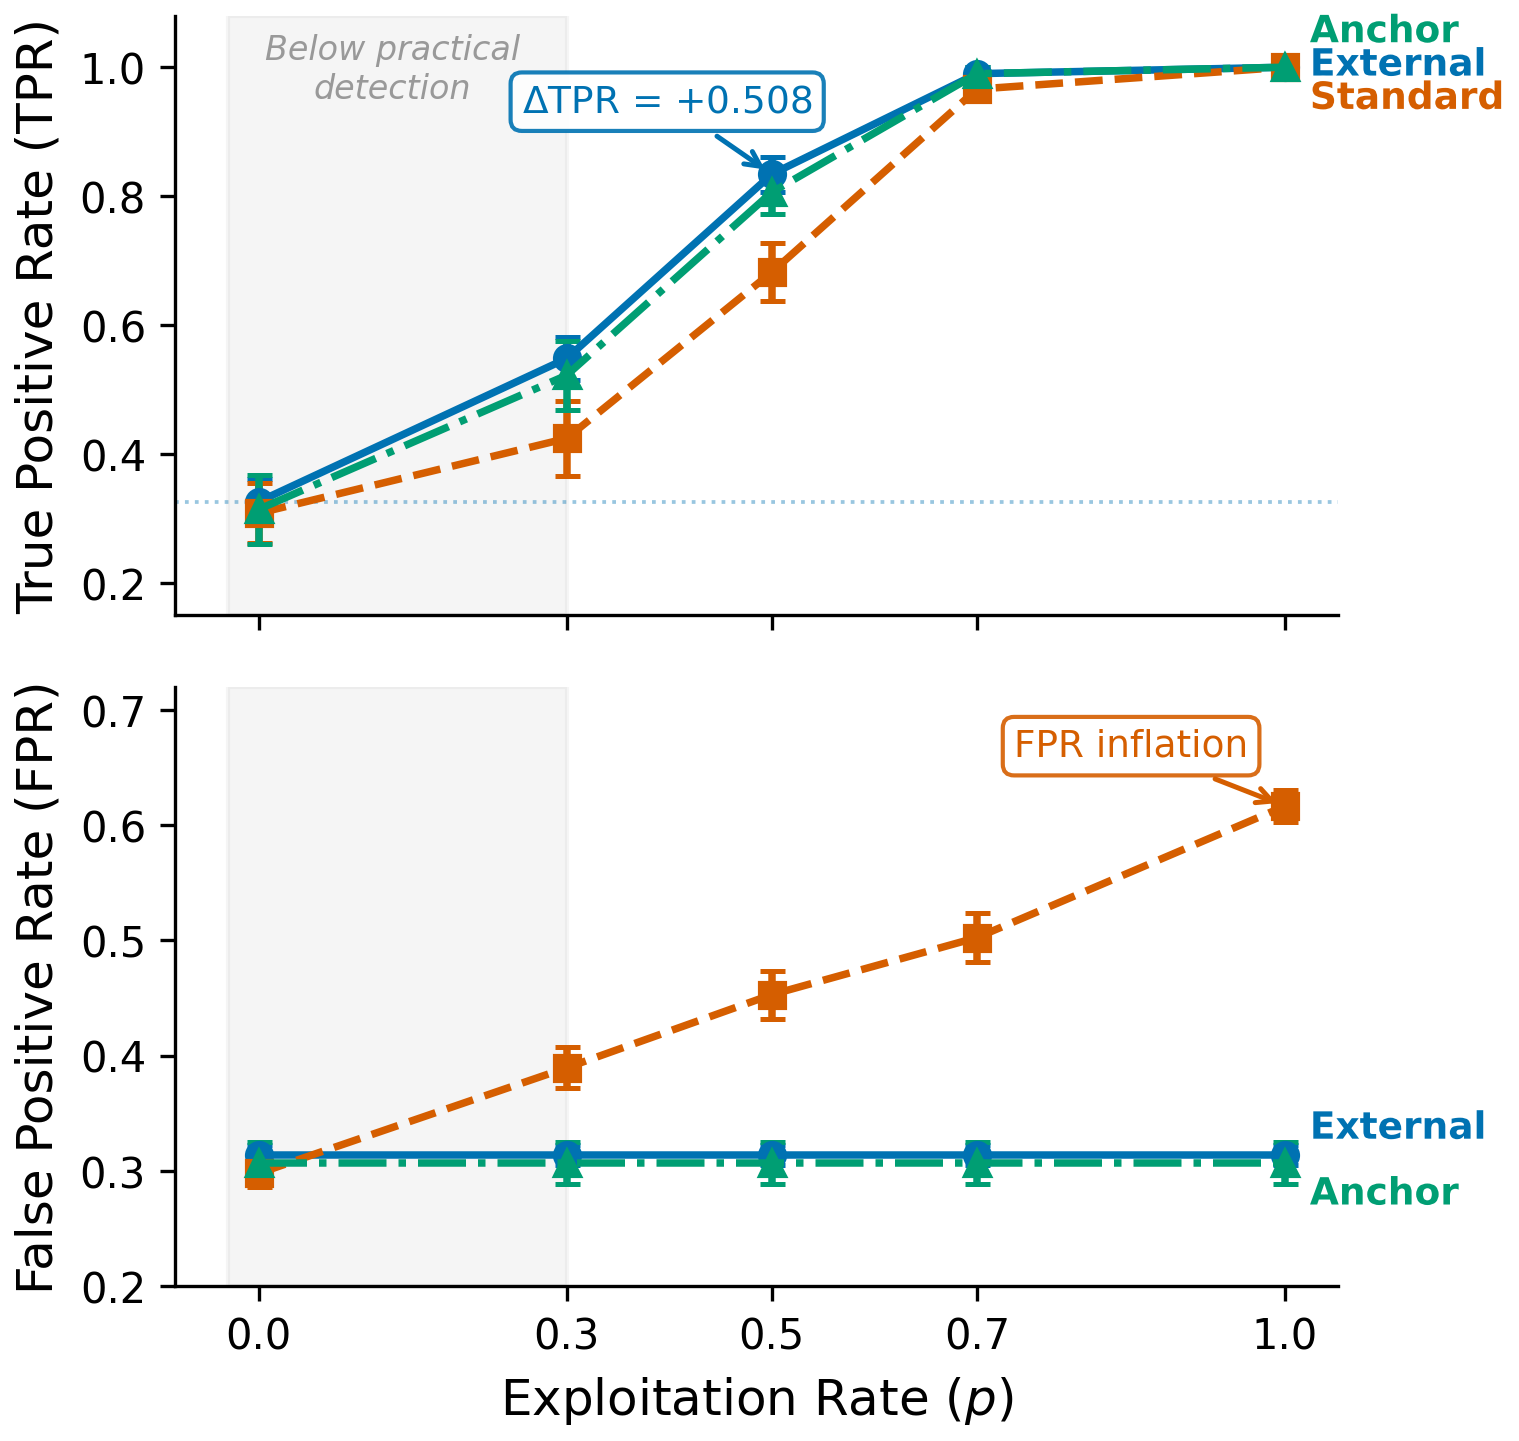

This figure's Python source:
import matplotlib
matplotlib.use('Agg')
import matplotlib.pyplot as plt
import matplotlib.patheffects as pe
import numpy as np
import pandas as pd

plt.rcParams.update({
    'font.family': 'DejaVu Sans',
    'font.size': 11,
    'axes.titlesize': 13,
    'axes.labelsize': 12,
    'xtick.labelsize': 10,
    'ytick.labelsize': 10,
    'legend.fontsize': 10,
    'figure.dpi': 300,
    'savefig.dpi': 300,
    'savefig.bbox': 'tight',
    'savefig.pad_inches': 0.05,
    'axes.spines.top': False,
    'axes.spines.right': False,
    'lines.linewidth': 1.8,
    'pdf.fonttype': 42,
    'ps.fonttype': 42,
})

COLORS = {
    'external': '#0072B2',
    'standard': '#D55E00',
    'anchor':   '#009E73',
}
MARKERS = {
    'external': 'o',
    'standard': 's',
    'anchor':   '^',
}
LINESTYLES = {
    'external': '-',
    'standard': '--',
    'anchor':   '-.',
}
LABELS = {
    'external': 'External',
    'standard': 'Standard',
    'anchor':   'Anchor',
}

data_path = '/home/ubuntu/.agent-ml-research-idea_gen_0520_2/projects/irt_equated_bench_regen/artifacts/plan_011_semi_synthetic_validation/data/dose_response_summary_779a18.csv'
df = pd.read_csv(data_path)
df = df[df['cohort_type'] == 'temporal'].copy()

fig, (ax_top, ax_bot) = plt.subplots(
    2, 1, figsize=(5, 5.5),
    gridspec_kw={'height_ratios': [1, 1]},
    sharex=True,
)
fig.subplots_adjust(hspace=0.12)

# --- Regime band: p < 0.3 "Below practical detection" ---
for ax in [ax_top, ax_bot]:
    ax.axvspan(-0.03, 0.3, alpha=0.08, color='#888888', zorder=0)
ax_top.text(0.13, 0.97, 'Below practical\ndetection', transform=ax_top.get_xaxis_transform(),
            va='top', ha='center', fontsize=8, color='#999999', fontstyle='italic')

# --- Top panel: TPR vs p ---
for variant in ['external', 'standard', 'anchor']:
    sub = df[df['mh_variant'] == variant].sort_values('p')
    ax_top.errorbar(
        sub['p'], sub['tpr_mean'], yerr=sub['tpr_std'],
        color=COLORS[variant], marker=MARKERS[variant], linestyle=LINESTYLES[variant],
        markersize=6, capsize=3, capthick=1.2, zorder=3,
    )

# Baseline dashed line for external at p=0
baseline_tpr = df[(df['mh_variant'] == 'external') & (df['p'] == 0.0)]['tpr_mean'].values[0]
ax_top.axhline(y=baseline_tpr, color=COLORS['external'], linestyle=':', linewidth=0.9, alpha=0.4, zorder=1)

# Direct labels at rightmost point (p=1.0)
for variant in ['external', 'standard', 'anchor']:
    sub = df[(df['mh_variant'] == variant) & (df['p'] == 1.0)]
    y_val = sub['tpr_mean'].values[0]
    offsets = {'external': (6, -2), 'standard': (6, -10), 'anchor': (6, 6)}
    ox, oy = offsets[variant]
    t = ax_top.annotate(
        LABELS[variant], (1.0, y_val), xytext=(ox, oy), textcoords='offset points',
        fontsize=9, color=COLORS[variant], fontweight='bold',
    )
    t.set_path_effects([pe.withStroke(linewidth=2.5, foreground='white')])

# Annotate ΔTPR at p=0.5 for external
ext_05 = df[(df['mh_variant'] == 'external') & (df['p'] == 0.5)]['tpr_mean'].values[0]
delta_tpr = ext_05 - baseline_tpr
ax_top.annotate(
    f'$\\Delta$TPR = +{delta_tpr:.3f}',
    xy=(0.5, ext_05), xytext=(-60, 15), textcoords='offset points',
    fontsize=9, color=COLORS['external'],
    arrowprops=dict(arrowstyle='->', color=COLORS['external'], lw=1.2),
    bbox=dict(boxstyle='round,pad=0.3', facecolor='white', edgecolor=COLORS['external'], alpha=0.9),
)

ax_top.set_ylabel('True Positive Rate (TPR)')
ax_top.set_ylim(0.15, 1.08)

# --- Bottom panel: FPR vs p ---
for variant in ['external', 'standard', 'anchor']:
    sub = df[df['mh_variant'] == variant].sort_values('p')
    ax_bot.errorbar(
        sub['p'], sub['fpr_mean'], yerr=sub['fpr_std'],
        color=COLORS[variant], marker=MARKERS[variant], linestyle=LINESTYLES[variant],
        markersize=6, capsize=3, capthick=1.2, zorder=3,
    )

# Direct labels for FPR panel
for variant in ['external', 'anchor']:
    sub = df[(df['mh_variant'] == variant) & (df['p'] == 1.0)]
    y_val = sub['fpr_mean'].values[0]
    offsets = {'external': (6, 4), 'anchor': (6, -10)}
    ox, oy = offsets[variant]
    t = ax_bot.annotate(
        LABELS[variant], (1.0, y_val), xytext=(ox, oy), textcoords='offset points',
        fontsize=9, color=COLORS[variant], fontweight='bold',
    )
    t.set_path_effects([pe.withStroke(linewidth=2.5, foreground='white')])

# Annotate FPR inflation for standard at p=1.0
std_fpr_10 = df[(df['mh_variant'] == 'standard') & (df['p'] == 1.0)]['fpr_mean'].values[0]
ax_bot.annotate(
    'FPR inflation',
    xy=(1.0, std_fpr_10), xytext=(-65, 12), textcoords='offset points',
    fontsize=9, color=COLORS['standard'],
    arrowprops=dict(arrowstyle='->', color=COLORS['standard'], lw=1.2),
    bbox=dict(boxstyle='round,pad=0.3', facecolor='white', edgecolor=COLORS['standard'], alpha=0.9),
)

ax_bot.set_ylabel('False Positive Rate (FPR)')
ax_bot.set_xlabel('Exploitation Rate ($p$)')
ax_bot.set_ylim(0.2, 0.72)
ax_bot.set_xticks([0, 0.3, 0.5, 0.7, 1.0])

out_base = '/home/ubuntu/.agent-ml-research-idea_gen_0520_2/projects/irt_equated_bench_regen/figures/paper/fig_2_dose_response'
fig.savefig(f'{out_base}.pdf')
fig.savefig(f'{out_base}.png')
plt.close()
print(f'Saved: {out_base}.pdf')
print(f'Saved: {out_base}.png')
